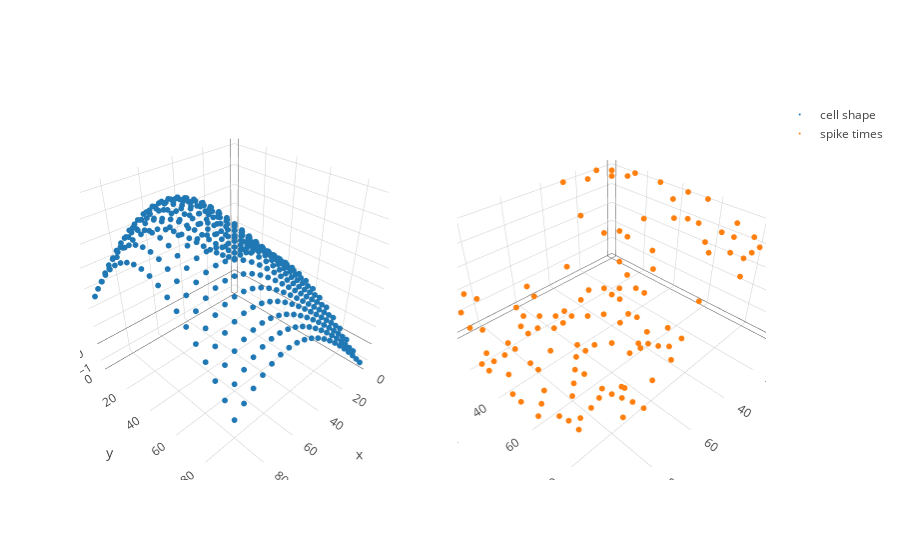

Notebook code cell kept with this figure:
### Markdown cell above
**Short description of problem**: We want to infer the conditional probability of a neuron firing given stimulation at particular spatial locations. We let $s_i$ denote the "gain" of stimulation at a given location $x_i$. On the right, we assume that we stimulate the neuron at a set of spatial locations $\{x_i\}_{i=1}^N$, and we receive the timing of the first spikes $\{y_i\}_{i=1}^N$. This $y_i$ is some stochastic function of $s_i$. For intuition, note that where the gain of stimulation is higher, the neurons tend to fire sooner.

The inference problem is as follows: given the timings of spikes at a sub-grid of stimulation locations, we want to infer the overall cell shape and quantify our uncertainty.  For inference, we put a GP prior on $\log s$.

$$\log s \sim \mathcal{GP}(\mu(\cdot), K(\cdot, \cdot))$$
$$y_i \sim \text{LIF}(s(x_i))$$

where LIF denotes a leaky integrate and fire likelihood, where the only free parameter is $s$.

### Code cell
X = sim.sim_X_equispaced(D = 2, N_dim = 20, lower=0, upper=100)
f = sim.sim_f(X, rbf, inv_softmax(np.array([40., 1.])), mu = 5.) - 1e-3*np.sum(np.square(X-50), 1)
lif_gen = LIFSim()
spikes = lif_gen.sim(f).astype(np.int32)

X_part, y_part = sim.rand_partial_grid(X, spikes, 0.3)
X_full, y_full, obs_idx, imag_idx = sim.fill_grid(X_part, y_part)
color = np.zeros(X_full.shape[0])
color[obs_idx] = 1.0

trace_func = go.Scatter3d(x = X[:,0], y = X[:,1], z=f, mode = 'markers', marker=dict(size = 2,), name = "cell shape")
trace_draws = go.Scatter3d(x = X_part[:,0], y = X_part[:,1], z=y_part, mode = 'markers', marker=dict(size = 2), name = "spike times")
fig = tools.make_subplots(rows=1, cols=2, specs=[[{'is_3d': True}, {'is_3d': True}]])
fig.append_trace(trace_func, 1, 1)
fig.append_trace(trace_draws, 1, 2)
iplot(fig)

### Figure 1 — Plotly figure (JSON) as saved in the notebook; plotly's stock layout.template omitted (floating-point values rounded to 4 significant figures; data arrays with more than 128 entries replaced by an {"elided": "..."} marker saying what was removed)
{"data": [{"marker": {"size": 2}, "mode": "markers", "name": "cell shape", "scene": "scene1", "type": "scatter3d", "x": {"elided": "400 int values"}, "y": {"elided": "400 int values"}, "z": {"elided": "400 float values"}}, {"marker": {"size": 2}, "mode": "markers", "name": "spike times", "scene": "scene2", "type": "scatter3d", "x": [0, 0, 0, 0, 0, 5, 5, 5, 5, 10, 10, 10, 10, 10, 15, 15, 15, 15, 15, 20, 20, 20, 20, 20, 20, 20, 20, 20, 20, 25, 25, 25, 25, 25, 30, 30, 30, 30, 30, 30, 30, 35, 35, 35, 35, 35, 40, 40, 40, 40, 40, 40, 45, 45, 45, 45, 45, 45, 45, 50, 50, 50, 50, 50, 55, 55, 55, 55, 55, 60, 60, 60, 60, 60, 65, 65, 65, 65, 65, 70, 70, 70, 70, 70, 70, 70, 70, 70, 75, 80, 80, 80, 80, 80, 80, 80, 80, 85, 85, 85, 85, 85, 85, 85, 90, 90, 90, 90, 90, 90, 90, 90, 90, 90, 95, 95, 95, 95, 95, 95], "y": [15, 30, 45, 55, 85, 5, 15, 85, 90, 0, 10, 30, 45, 75, 20, 25, 40, 50, 85, 5, 15, 25, 30, 45, 60, 65, 75, 80, 90, 5, 30, 40, 45, 90, 0, 25, 30, 35, 75, 85, 90, 5, 20, 45, 50, 80, 20, 35, 45, 60, 70, 95, 30, 60, 65, 70, 75, 80, 85, 20, 25, 50, 60, 80, 0, 5, 20, 25, 45, 15, 25, 40, 45, 80, 5, 10, 20, 45, 70, 15, 20, 35, 50, 65, 70, 75, 80, 85, 55, 0, 20, 25, 35, 40, 60, 70, 85, 0, 10, 25, 50, 70, 90, 95, 5, 10, 20, 25, 35, 55, 65, 70, 75, 85, 25, 30, 45, 50, 60, 85], "z": [51, 51, 51, 51, 51, 51, 51, 51, 51, 51, 51, 37, 51, 51, 29, 28, 27, 46, 51, 51, 28, 17, 12, 22, 51, 51, 51, 51, 51, 35, 7, 12, 12, 51, 51, 7, 6, 6, 51, 51, 51, 12, 6, 6, 7, 51, 3, 3, 4, 8, 16, 51, 2, 5, 8, 10, 13, 20, 39, 2, 2, 2, 3, 13, 8, 5, 2, 1, 1, 2, 1, 1, 1, 10, 4, 2, 1, 1, 3, 2, 1, 1, 1, 2, 3, 5, 7, 8, 1, 14, 2, 2, 1, 1, 2, 4, 12, 19, 6, 2, 1, 3, 33, 51, 15, 10, 3, 2, 2, 2, 4, 6, 6, 29, 4, 4, 3, 3, 4, 42]}], "layout": {"scene1": {"domain": {"x": [0, 0.45], "y": [0, 1]}}, "scene2": {"domain": {"x": [0.55, 1], "y": [0, 1]}}}}
